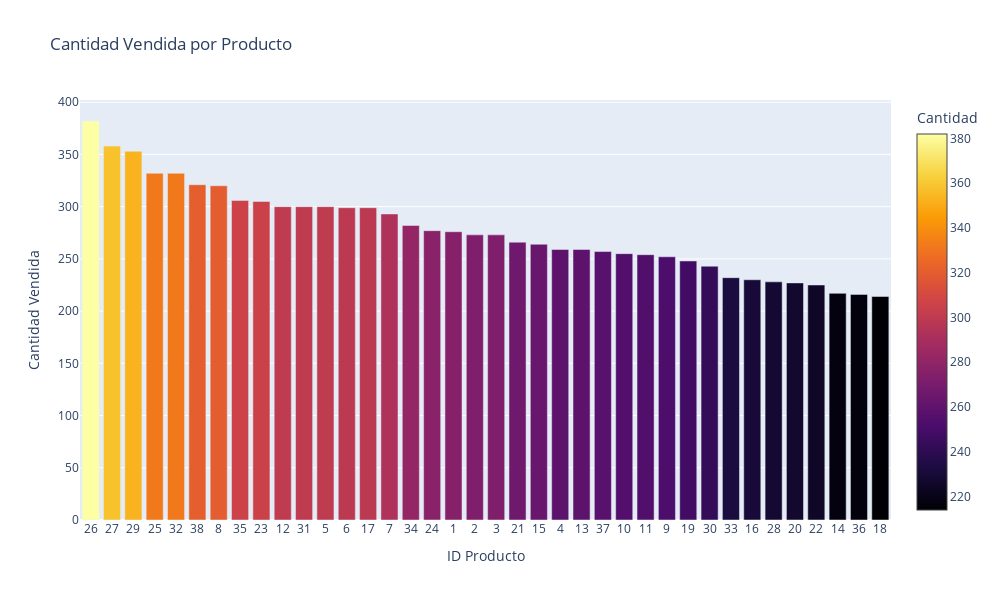

Source (notebook cell):
### Code cell
fig = go.Figure()

fig.add_trace(go.Bar(
    x=productos_vendidos_sorted["ID_Producto"].astype(str),
    y=productos_vendidos_sorted["Cantidad_vendida"],
    name="Cantidad Vendida",
    marker=dict(
        color=productos_vendidos_sorted["Cantidad_vendida"],
        colorscale='Inferno',
        showscale=True,
        colorbar=dict(title="Cantidad")
    ),
    opacity=1
))

fig.update_layout(
    title="Cantidad Vendida por Producto",
    xaxis_title="ID Producto",
    yaxis_title="Cantidad Vendida",
    width=1000,
    height=600
)

fig.show()

### Figure 1 — Plotly figure (JSON) as saved in the notebook; plotly's stock layout.template omitted (floating-point values rounded to 4 significant figures)
{"data": [{"marker": {"color": [382, 358, 353, 332, 332, 321, 320, 306, 305, 300, 300, 300, 299, 299, 293, 282, 277, 276, 273, 273, 266, 264, 259, 259, 257, 255, 254, 252, 248, 243, 232, 230, 228, 227, 225, 217, 216, 214], "colorbar": {"title": {"text": "Cantidad"}}, "colorscale": [[0, "#000004"], [0.1111, "#1b0c41"], [0.2222, "#4a0c6b"], [0.3333, "#781c6d"], [0.4444, "#a52c60"], [0.5556, "#cf4446"], [0.6667, "#ed6925"], [0.7778, "#fb9b06"], [0.8889, "#f7d13d"], [1, "#fcffa4"]], "showscale": true}, "name": "Cantidad Vendida", "opacity": 1, "type": "bar", "x": ["26", "27", "29", "25", "32", "38", "8", "35", "23", "12", "31", "5", "6", "17", "7", "34", "24", "1", "2", "3", "21", "15", "4", "13", "37", "10", "11", "9", "19", "30", "33", "16", "28", "20", "22", "14", "36", "18"], "y": [382, 358, 353, 332, 332, 321, 320, 306, 305, 300, 300, 300, 299, 299, 293, 282, 277, 276, 273, 273, 266, 264, 259, 259, 257, 255, 254, 252, 248, 243, 232, 230, 228, 227, 225, 217, 216, 214]}], "layout": {"height": 600, "title": {"text": "Cantidad Vendida por Producto"}, "width": 1000, "xaxis": {"title": {"text": "ID Producto"}}, "yaxis": {"title": {"text": "Cantidad Vendida"}}}}
